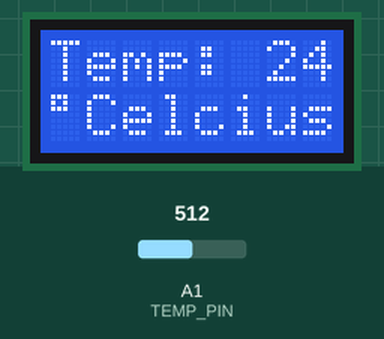
The sketch below on a simulated Arduino Uno, built with avr-gcc and run on an emulated ATmega328P. On the bench: 8×2 character LCD. Inputs (shaded band) come from the test bench; at power-on: A1 (TEMP_PIN) = 512. What the sketch prints to the serial monitor is not drawn.

Above: at 1.2 s.
1.3 s: A1 (TEMP_PIN) set to 716
At 2.5 s:
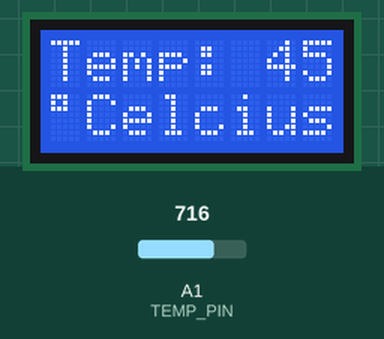
3.6 s: A1 (TEMP_PIN) set to 900
At 5.3 s:
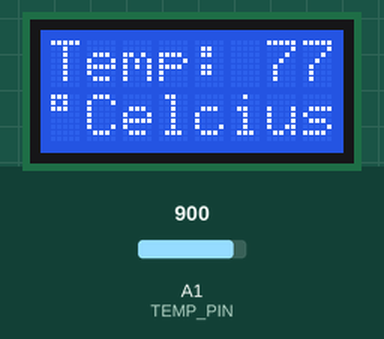
5.6 s: A1 (TEMP_PIN) set to 1023
At 7.0 s:
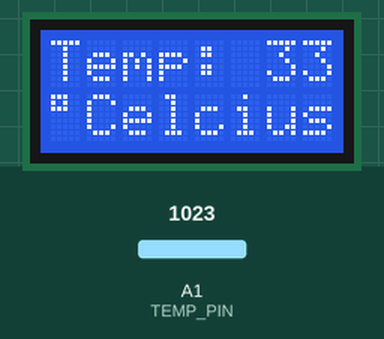
Timing chart, 0 to 8.6 s (numbered marks = the images above; inputs shaded):
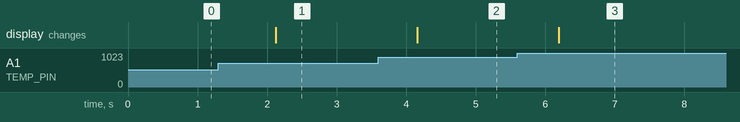

The sketch:

digital_temperature_with_i2c_lcd.ino
```cpp
#include <Wire.h>
#include <LiquidCrystal_I2C.h>

#define TEMP_PIN A1

LiquidCrystal_I2C lcd(0x20, 8, 2); // set the LCD address to 0x20 for a 16 chars and 2 line display


byte dosi[8] =  {B11100,
                 B10100,
                 B11100,
                 B00000,
                 B00000,
                 B00000,
                 B00000,
                 B00000};

double thermister(int RawADC) {
  double Temp = 0;

  Temp = log(((10240000/RawADC) - 10000));
  Temp = 1 / (0.001129148 + (0.000234125 + (0.0000000876741 * Temp * Temp ))* Temp );
  Temp = Temp - 273.15;            // Convert Kelvin to Celcius
// Temp = (Temp * 9.0)/ 5.0 + 32.0; // Convert Celcius to Fahrenheit

 return (int)Temp;
}

int get_current_temperature() {
  int temp = 0;

  temp = analogRead(TEMP_PIN);

  return thermister(temp);
}

void setup() {
  Serial.begin(9600);
  lcd.init();               // initialize the lcd
  lcd.createChar(0, dosi);  // create user defined char
  lcd.backlight();
}

void loop() {
  int currTemp = get_current_temperature();

  Serial.println("1");
  lcd.setCursor(0, 0);
  Serial.println("2");
  lcd.print("Temp: ");
  Serial.println(currTemp, DEC);
  lcd.print(currTemp, DEC);
  Serial.println("4");
  lcd.setCursor(0, 1);
  Serial.println("5");
  int i = lcd.write((byte)0);
  Serial.println("6");
  lcd.print("Celcius");
  Serial.println("7");

  Serial.println(i);
  delay(1000);
}
```

Measured:
- after the input at 1.3 s, the display: changes after 0.82 s (image 1)
- after the input at 3.6 s, the display: changes after 0.56 s (image 2)
- after the input at 5.6 s, the display: changes after 0.59 s (image 3)
